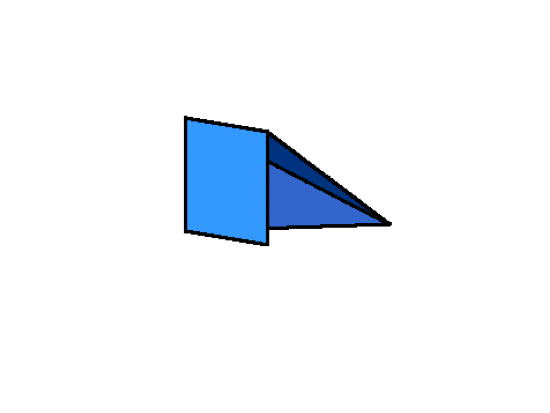

Generate this figure with Python:
import numpy as np
import matplotlib.pyplot as plt

WIDTH, HEIGHT = 400, 400

vertices = np.array([
    [0, 0, 0, 1], 
    [100, 0, 0, 1], 
    [100, 100, 0, 1],  
    [0, 100, 0, 1],  
    [0, 0, 150, 1]  
])

faces_for_fill = [
    {'indices': [0, 1, 2], 'color': [0.2, 0.6, 1.0]},  
    {'indices': [0, 2, 3], 'color': [0.2, 0.6, 1.0]}, 
    {'indices': [1, 2, 4], 'color': [0.2, 0.4, 0.8]}, 
    {'indices': [2, 3, 4], 'color': [0.0, 0.2, 0.5]}, 
]

outlines_to_draw = [
    [0, 1, 2, 3], 
    [1, 2, 4],  
    [2, 3, 4] 
]

def get_rotation_y(degrees):
    rad = np.radians(degrees)
    c, s = np.cos(rad), np.sin(rad)
    return np.array([[c, 0, s, 0], [0, 1, 0, 0], [-s, 0, c, 0], [0, 0, 0, 1]])

def get_rotation_x(degrees):
    rad = np.radians(degrees)
    c, s = np.cos(rad), np.sin(rad)
    return np.array([[1, 0, 0, 0], [0, c, -s, 0], [0, s, c, 0], [0, 0, 0, 1]])

def barycentric(x, y, p0, p1, p2):
    x0, y0 = p0[0], p0[1]
    x1, y1 = p1[0], p1[1]
    x2, y2 = p2[0], p2[1]
    denom = (y1 - y2) * (x0 - x2) + (x2 - x1) * (y0 - y2)
    if abs(denom) < 1e-6: return -1, -1, -1
    lambda0 = ((y1 - y2) * (x - x2) + (x2 - x1) * (y - y2)) / denom
    lambda1 = ((y2 - y0) * (x - x2) + (x0 - x2) * (y - y2)) / denom
    lambda2 = 1.0 - lambda0 - lambda1
    return lambda0, lambda1, lambda2

def project_vertices(vertices, width, height):
    projected = []
    offset_x = width / 2
    offset_y = height / 2
    for v in vertices:
        px = int(v[0] + offset_x)
        py = int(v[1] + offset_y)
        pz = v[2]
        projected.append((px, py, pz))
    return projected

def draw_line_zbuffered(p0, p1, z_buffer, frame_buffer, color=[0, 0, 0], thickness=2):
    
    x0, y0, z0 = p0
    x1, y1, z1 = p1

    dist = int(np.hypot(x1 - x0, y1 - y0))
    if dist == 0: return

    xs = np.linspace(x0, x1, dist + 1)
    ys = np.linspace(y0, y1, dist + 1)
    zs = np.linspace(z0, z1, dist + 1)

    z_bias = 2.0

    brush_range = range(-(thickness // 2), (thickness // 2) + 1)

    for i in range(len(xs)):
        bx, by = int(xs[i]), int(ys[i])
        bz = zs[i]

        for ty in brush_range:
            for tx in brush_range:
                px, py = bx + tx, by + ty

                if 0 <= px < WIDTH and 0 <= py < HEIGHT:
                    if (bz + z_bias) >= z_buffer[py, px]:
                        frame_buffer[py, px] = color
                        z_buffer[py, px] = bz + z_bias

def render_scene(projected_verts, faces, outlines, width, height):
    z_buffer = np.full((height, width), -np.inf)
    frame_buffer = np.ones((height, width, 3))

    for face in faces:
        inds = face['indices']
        p0, p1, p2 = projected_verts[inds[0]], projected_verts[inds[1]], projected_verts[inds[2]]

        min_x = max(0, min(p0[0], p1[0], p2[0]))
        max_x = min(width - 1, max(p0[0], p1[0], p2[0]))
        min_y = max(0, min(p0[1], p1[1], p2[1]))
        max_y = min(height - 1, max(p0[1], p1[1], p2[1]))

        color = np.array(face['color'])

        for y in range(min_y, max_y + 1):
            for x in range(min_x, max_x + 1):
                l0, l1, l2 = barycentric(x, y, p0, p1, p2)
                if l0 >= 0 and l1 >= 0 and l2 >= 0:
                    z = l0 * p0[2] + l1 * p1[2] + l2 * p2[2]
                    if z > z_buffer[y, x]:
                        z_buffer[y, x] = z
                        frame_buffer[y, x] = color

    for loop_indices in outlines:
        for i in range(len(loop_indices)):
            idx1 = loop_indices[i]
            idx2 = loop_indices[(i + 1) % len(loop_indices)] 

            p_start = projected_verts[idx1]
            p_end = projected_verts[idx2]

            draw_line_zbuffered(p_start, p_end, z_buffer, frame_buffer, color=[0, 0, 0], thickness=3)

    return frame_buffer

M_total = get_rotation_x(10) @ get_rotation_y(135)
transformed_vertices = (M_total @ vertices.T).T
proj_verts = project_vertices(transformed_vertices, WIDTH, HEIGHT)

img = render_scene(proj_verts, faces_for_fill, outlines_to_draw, WIDTH, HEIGHT)

plt.figure(figsize=(6, 6))
plt.imshow(img, origin='lower')
plt.axis('off')
plt.show()
